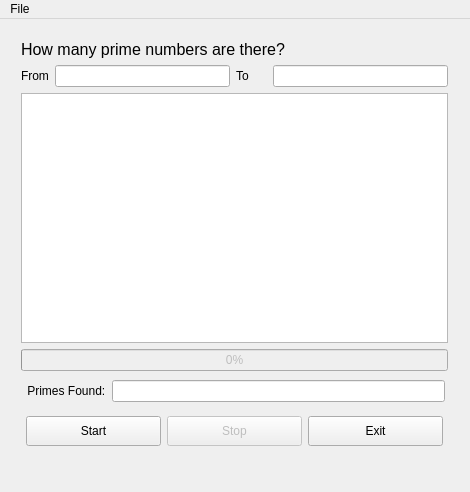
<?xml version="1.0" encoding="UTF-8"?>
<ui version="4.0">
 <class>MainWindow</class>
 <widget class="QMainWindow" name="MainWindow">
  <property name="geometry">
   <rect>
    <x>0</x>
    <y>0</y>
    <width>470</width>
    <height>492</height>
   </rect>
  </property>
  <property name="windowTitle">
   <string>MainWindow</string>
  </property>
  <widget class="QWidget" name="centralWidget">
   <widget class="QWidget" name="layoutWidget">
    <property name="geometry">
     <rect>
      <x>11</x>
      <y>11</y>
      <width>447</width>
      <height>431</height>
     </rect>
    </property>
    <layout class="QVBoxLayout" name="mainLayout">
     <property name="leftMargin">
      <number>10</number>
     </property>
     <property name="topMargin">
      <number>10</number>
     </property>
     <property name="rightMargin">
      <number>10</number>
     </property>
     <property name="bottomMargin">
      <number>10</number>
     </property>
     <item>
      <widget class="QLabel" name="titleLabel">
       <property name="font">
        <font>
         <pointsize>12</pointsize>
        </font>
       </property>
       <property name="text">
        <string>How many prime numbers are there?</string>
       </property>
      </widget>
     </item>
     <item>
      <layout class="QHBoxLayout" name="dataSources">
       <item>
        <widget class="QLabel" name="toLabel">
         <property name="text">
          <string>From</string>
         </property>
        </widget>
       </item>
       <item>
        <widget class="QLineEdit" name="fromFIeld"/>
       </item>
       <item>
        <widget class="QLabel" name="fromLabel">
         <property name="sizePolicy">
          <sizepolicy hsizetype="Preferred" vsizetype="Preferred">
           <horstretch>0</horstretch>
           <verstretch>0</verstretch>
          </sizepolicy>
         </property>
         <property name="minimumSize">
          <size>
           <width>31</width>
           <height>22</height>
          </size>
         </property>
         <property name="text">
          <string>To</string>
         </property>
         <property name="alignment">
          <set>Qt::AlignLeading|Qt::AlignLeft|Qt::AlignVCenter</set>
         </property>
        </widget>
       </item>
       <item>
        <widget class="QLineEdit" name="toField"/>
       </item>
      </layout>
     </item>
     <item>
      <widget class="QListView" name="primeResults">
       <property name="enabled">
        <bool>true</bool>
       </property>
       <property name="autoFillBackground">
        <bool>false</bool>
       </property>
      </widget>
     </item>
     <item>
      <widget class="QProgressBar" name="progressBar">
       <property name="enabled">
        <bool>false</bool>
       </property>
       <property name="sizePolicy">
        <sizepolicy hsizetype="Preferred" vsizetype="Fixed">
         <horstretch>0</horstretch>
         <verstretch>0</verstretch>
        </sizepolicy>
       </property>
       <property name="minimumSize">
        <size>
         <width>400</width>
         <height>0</height>
        </size>
       </property>
       <property name="layoutDirection">
        <enum>Qt::LeftToRight</enum>
       </property>
       <property name="value">
        <number>0</number>
       </property>
       <property name="alignment">
        <set>Qt::AlignLeading|Qt::AlignLeft|Qt::AlignVCenter</set>
       </property>
       <property name="orientation">
        <enum>Qt::Horizontal</enum>
       </property>
      </widget>
     </item>
     <item>
      <layout class="QHBoxLayout" name="primeCounter">
       <property name="enabled">
        <bool>false</bool>
       </property>
       <property name="leftMargin">
        <number>3</number>
       </property>
       <property name="topMargin">
        <number>3</number>
       </property>
       <property name="rightMargin">
        <number>3</number>
       </property>
       <property name="bottomMargin">
        <number>3</number>
       </property>
       <item>
        <widget class="QLabel" name="primeCountLabel">
         <property name="sizePolicy">
          <sizepolicy hsizetype="Preferred" vsizetype="Minimum">
           <horstretch>0</horstretch>
           <verstretch>0</verstretch>
          </sizepolicy>
         </property>
         <property name="minimumSize">
          <size>
           <width>0</width>
           <height>0</height>
          </size>
         </property>
         <property name="text">
          <string> Primes Found:</string>
         </property>
        </widget>
       </item>
       <item>
        <widget class="QLineEdit" name="primeCountField">
         <property name="sizePolicy">
          <sizepolicy hsizetype="MinimumExpanding" vsizetype="Fixed">
           <horstretch>0</horstretch>
           <verstretch>0</verstretch>
          </sizepolicy>
         </property>
         <property name="minimumSize">
          <size>
           <width>0</width>
           <height>0</height>
          </size>
         </property>
         <property name="alignment">
          <set>Qt::AlignJustify|Qt::AlignVCenter</set>
         </property>
         <property name="readOnly">
          <bool>true</bool>
         </property>
        </widget>
       </item>
      </layout>
     </item>
     <item>
      <layout class="QHBoxLayout" name="controlButtons">
       <property name="leftMargin">
        <number>5</number>
       </property>
       <property name="topMargin">
        <number>5</number>
       </property>
       <property name="rightMargin">
        <number>5</number>
       </property>
       <property name="bottomMargin">
        <number>5</number>
       </property>
       <item>
        <widget class="QPushButton" name="startButton">
         <property name="sizePolicy">
          <sizepolicy hsizetype="Preferred" vsizetype="Fixed">
           <horstretch>0</horstretch>
           <verstretch>0</verstretch>
          </sizepolicy>
         </property>
         <property name="minimumSize">
          <size>
           <width>135</width>
           <height>30</height>
          </size>
         </property>
         <property name="acceptDrops">
          <bool>false</bool>
         </property>
         <property name="text">
          <string>Start</string>
         </property>
        </widget>
       </item>
       <item>
        <widget class="QPushButton" name="stopButton">
         <property name="enabled">
          <bool>false</bool>
         </property>
         <property name="sizePolicy">
          <sizepolicy hsizetype="Minimum" vsizetype="Fixed">
           <horstretch>0</horstretch>
           <verstretch>0</verstretch>
          </sizepolicy>
         </property>
         <property name="minimumSize">
          <size>
           <width>135</width>
           <height>30</height>
          </size>
         </property>
         <property name="acceptDrops">
          <bool>false</bool>
         </property>
         <property name="text">
          <string>Stop</string>
         </property>
        </widget>
       </item>
       <item>
        <widget class="QPushButton" name="exitButton">
         <property name="sizePolicy">
          <sizepolicy hsizetype="MinimumExpanding" vsizetype="Fixed">
           <horstretch>0</horstretch>
           <verstretch>0</verstretch>
          </sizepolicy>
         </property>
         <property name="minimumSize">
          <size>
           <width>135</width>
           <height>30</height>
          </size>
         </property>
         <property name="acceptDrops">
          <bool>false</bool>
         </property>
         <property name="text">
          <string>Exit</string>
         </property>
        </widget>
       </item>
      </layout>
     </item>
    </layout>
   </widget>
  </widget>
  <widget class="QMenuBar" name="menuBar">
   <property name="geometry">
    <rect>
     <x>0</x>
     <y>0</y>
     <width>470</width>
     <height>19</height>
    </rect>
   </property>
   <widget class="QMenu" name="menuFile">
    <property name="title">
     <string>File</string>
    </property>
    <addaction name="actionStart"/>
    <addaction name="actionStop"/>
    <addaction name="actionExit"/>
   </widget>
   <addaction name="menuFile"/>
  </widget>
  <action name="actionStart">
   <property name="text">
    <string>Start</string>
   </property>
  </action>
  <action name="actionStop">
   <property name="enabled">
    <bool>false</bool>
   </property>
   <property name="text">
    <string>Stop</string>
   </property>
  </action>
  <action name="actionExit">
   <property name="text">
    <string>Exit</string>
   </property>
  </action>
 </widget>
 <layoutdefault spacing="6" margin="11"/>
 <resources/>
 <connections/>
</ui>
